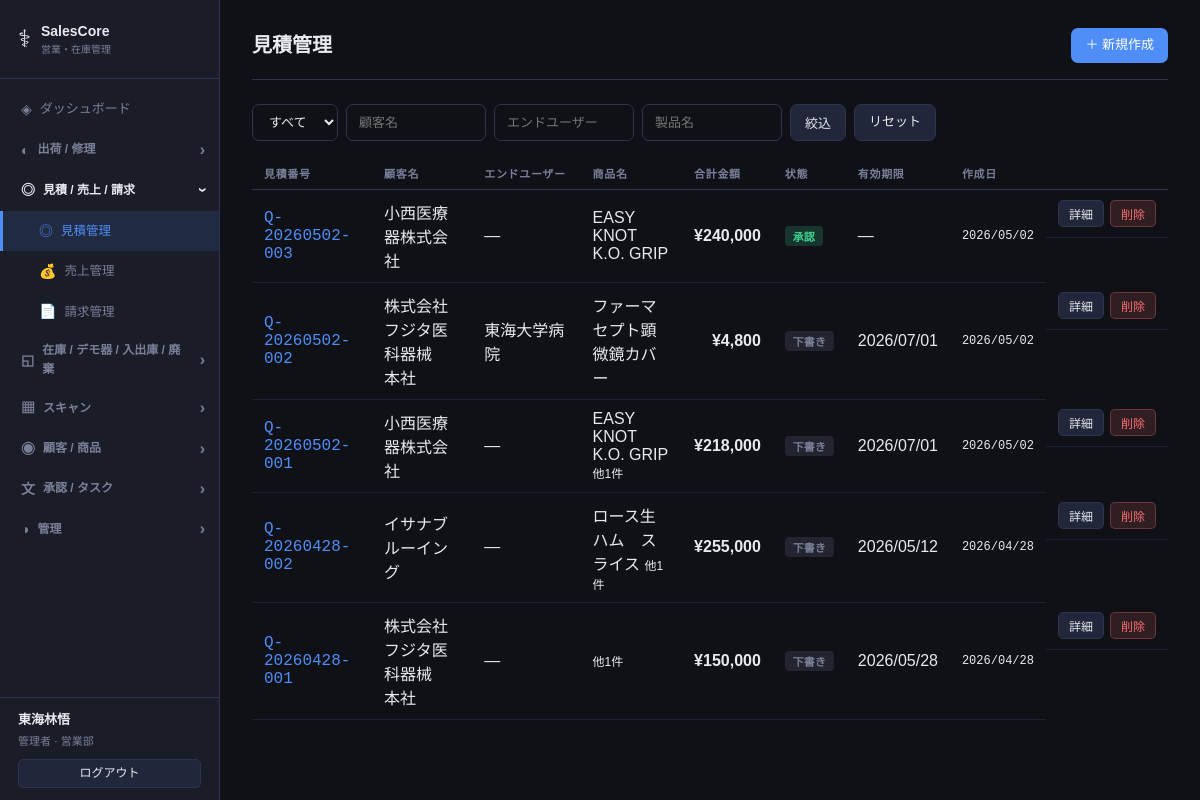
Page /quotes (signed in) on the committed database.
### models.py (models this page shows)
class Base(DeclarativeBase):
    pass

class Staff(Base):
    __tablename__ = "staffs"
    id = Column(Integer, primary_key=True, autoincrement=True)
    name = Column(String(100), nullable=False)
    login_id = Column(String(50), unique=True, nullable=False)
    password_hash = Column(String(200), nullable=False)
    role = Column(String(20), default="user")
    department = Column(String(100), nullable=True)
    email = Column(String(200), nullable=True)
    is_active = Column(Boolean, default=True)
    last_active_at = Column(DateTime, nullable=True)
    last_active_page = Column(String(200), nullable=True)
    created_at = Column(DateTime, default=datetime.now)

class Quote(Base):
    __tablename__ = "quotes"
    id = Column(Integer, primary_key=True, autoincrement=True)
    quote_number = Column(String(50), unique=True)
    customer_id = Column(Integer, ForeignKey("customers.id"))
    end_user_id = Column(Integer, ForeignKey("customers.id"), nullable=True)
    status = Column(String(20), default="draft")
    total_amount = Column(Float, default=0.0)
    valid_until = Column(Date, nullable=True)
    notes = Column(Text, nullable=True)
    created_at = Column(DateTime, default=datetime.now)
    staff_name = Column(String(100), nullable=True)
    customer = relationship("Customer", back_populates="quotes", foreign_keys=[customer_id])  # ← foreign_keys追加
    end_user = relationship("Customer", foreign_keys=[end_user_id])
    items = relationship("QuoteItem", back_populates="quote", cascade="all, delete-orphan")

class Customer(Base):
    __tablename__ = "customers"
    id = Column(Integer, primary_key=True, autoincrement=True)
    name = Column(String(200), nullable=False)
    category = Column(String(50), default="hospital")  # hospital / supplier
    phone = Column(String(50), nullable=True)
    email = Column(String(200), nullable=True)
    address = Column(Text, nullable=True)
    trading_terms = Column(Text, nullable=True)  # 取引条件
    notes = Column(Text, nullable=True)
    created_at = Column(DateTime, default=datetime.now)
    staff_id = Column(Integer, ForeignKey("staffs.id"), nullable=True)
    staff = relationship("Staff")
    quotes = relationship("Quote", back_populates="customer", foreign_keys="Quote.customer_id")

class Product(Base):
    __tablename__ = "products"
    id = Column(Integer, primary_key=True, autoincrement=True)
    name = Column(String(200), nullable=False)
    category = Column(String(50), nullable=False)
    sku = Column(String(100), unique=True, nullable=True)
    unit_price = Column(Float, nullable=False)
    unit = Column(String(20), nullable=True)
    stock_alert_threshold = Column(Integer, default=10)
    alert_enabled = Column(Boolean, default=True, nullable=False)
    tracking_type = Column(String(20), default="none")
    maker = Column(String(200), nullable=True)
    jan_code = Column(String(50), nullable=True)          # JANコード
    approval_number = Column(String(100), nullable=True)  # 承認番号 / 認証番号
    device_class = Column(String(20), nullable=True)      # クラス分類: misc/1/2/3/4
    sales_role = Column(String(20), nullable=True)        # maker / distributor
    model_spec = Column(Text, nullable=True)              # 型式・仕様
    sterility = Column(String(20), nullable=True)         # 滅菌状態: sterile / non_sterile
    notes = Column(Text, nullable=True)
    created_at = Column(DateTime, default=datetime.now)
    inventory = relationship("Inventory", back_populates="product", uselist=False)
    inventory_histories = relationship("InventoryHistory", back_populates="product")
    quote_items = relationship("QuoteItem", back_populates="product")
    shipments = relationship("Shipment", back_populates="product")

### routers/quotes.py (the view)
@router.get("/quotes", response_class=HTMLResponse)
def list_quotes(
    request: Request,
    db: Session = Depends(get_db),
    status: str = "",
    customer: str = "",
    end_user: str = "",
    product: str = "",
):
    quotes = crud.get_quotes(db, status=status, customer=customer, end_user=end_user, product=product)
    return templates.TemplateResponse("quotes/list.html", {
        "request": request,
        "quotes": quotes,
        "status": status,
        "customer": customer,
        "end_user": end_user,
        "product": product,
    })

### templates/quotes/list.html (shortened to what this page needs)
﻿{% extends "base.html" %}
{% block content %}
<div class="page-header">
  <h1 class="page-title">見積管理</h1>
  <a href="/quotes/new" class="btn btn-primary">＋ 新規作成</a>
</div>
<div class="filter-bar">
  <form method="get" class="filter-form">
    <select name="status" class="select">
      <option value="">すべて</option>
    </select>
    <input type="text" name="customer"  class="input" placeholder="顧客名"         value="{{ customer }}"  style="width:140px">
    <input type="text" name="end_user"  class="input" placeholder="エンドユーザー"  value="{{ end_user }}"  style="width:140px">
    <input type="text" name="product"   class="input" placeholder="製品名"          value="{{ product }}"   style="width:140px">
    <button type="submit" class="btn btn-ghost">絞込</button>
    <a href="/quotes" class="btn btn-ghost">リセット</a>
  </form>
</div>
<div class="table-wrap">
  <table class="table">
    <thead>
      <tr>
        <th>見積番号</th>
        <th>顧客名</th>
        <th>エンドユーザー</th>
        <th>商品名</th>
        <th>合計金額</th>
        <th>状態</th>
        <th>有効期限</th>
        <th>作成日</th>
        <th></th>
      </tr>
    </thead>
    <tbody>
      {% for q in quotes %}
      <tr>
        <td class="mono"><a href="/quotes/{{ q.id }}" class="link">{{ q.quote_number }}</a></td>
        <td>{{ q.customer.name }}</td>
        <td>{{ q.end_user.name if q.end_user else "―" }}</td>
        <td>
          {% if q.items %}
            {{ q.items[0].product.name }}
            {% if q.items|length > 1 %}
              <span class="text-sm" style="color:var(--color-text-secondary)">他{{ q.items|length - 1 }}件</span>
            {% endif %}
          {% else %}―{% endif %}
        </td>
        <td class="text-right fw-bold">¥{{ "{:,.0f}".format(q.total_amount) }}</td>
        <td><span class="badge badge-{{ q.status }}">{{ {"draft":"下書き","sent":"送付済","accepted":"承認","rejected":"却下"}[q.status] }}</span></td>
        <td>{{ q.valid_until.strftime("%Y/%m/%d") if q.valid_until else "―" }}</td>
        <td class="mono text-sm">{{ q.created_at.strftime("%Y/%m/%d") }}</td>
        <td class="actions">
          <a href="/quotes/{{ q.id }}" class="btn btn-sm btn-ghost">詳細</a>
          <form method="post" action="/quotes/{{ q.id }}/delete" style="display:inline" onsubmit="return confirm('削除しますか？')">
            <button class="btn btn-sm btn-danger">削除</button>
          </form>
        </td>
      </tr>
      {% else %}
      <tr><td colspan="9" class="empty">見積がありません</td></tr>
      {% endfor %}
    </tbody>
  </table>
</div>
{% endblock %}

### templates/base.html (shortened to what this page needs)
<!DOCTYPE html>
<html lang="ja">
<head>
  <link rel="stylesheet" href="/static/css/style.css">
</head>
<body>
  <nav class="sidebar" id="sidebar">
    <div class="logo">
      <span class="logo-icon">⚕</span>
      <div>
        <div class="logo-title">SalesCore</div>
        <div class="logo-sub">営業・在庫管理</div>
      </div>
    </div>
    <ul class="nav-list">
      <li><a href="/" class="nav-link {% if request.url.path == '/' %}active{% endif %}" onclick="closeMenu()"><span class="nav-icon">◈</span> ダッシュボード</a></li>
      {% set grp1_active = ('/shipments' in request.url.path and '/repairs' not in request.url.path) or '/repairs' in request.url.path %}
      <li class="nav-group-item">
        <div class="nav-group-header {% if grp1_active %}open{% endif %}" onclick="toggleGroup('grp-shipment')">
          <span class="nav-icon">◐</span> 出荷 / 修理 <span class="nav-arrow">›</span>
        </div>
      </li>
      {% set grp2_active = '/quotes' in request.url.path or '/sales' in request.url.path or '/invoices' in request.url.path %}
      <li class="nav-group-item">
        <div class="nav-group-header {% if grp2_active %}open{% endif %}" onclick="toggleGroup('grp-sales')">
          <span class="nav-icon">◎</span> 見積 / 売上 / 請求 <span class="nav-arrow">›</span>
        </div>
        <ul class="nav-group {% if grp2_active %}open{% endif %}" id="grp-sales">
          <li><a href="/quotes"   class="nav-link {% if '/quotes'   in request.url.path %}active{% endif %}" onclick="closeMenu()"><span class="nav-icon">◎</span> 見積管理</a></li>
          <li><a href="/sales"    class="nav-link {% if '/sales'    in request.url.path %}active{% endif %}" onclick="closeMenu()"><span class="nav-icon">💰</span> 売上管理</a></li>
          <li><a href="/invoices" class="nav-link {% if '/invoices' in request.url.path %}active{% endif %}" onclick="closeMenu()"><span class="nav-icon">📄</span> 請求管理</a></li>
        </ul>
      </li>
      {% set grp3_active = request.url.path == '/inventory' or 'history' in request.url.path or 'disposal' in request.url.path or '/demo' in request.url.path %}
      <li class="nav-group-item">
        <div class="nav-group-header {% if grp3_active %}open{% endif %}" onclick="toggleGroup('grp-inventory')">
          <span class="nav-icon">◱</span> 在庫 / デモ器 / 入出庫 / 廃棄 <span class="nav-arrow">›</span>
        </div>
      </li>
      {% set grp4_active = '/barcode' in request.url.path %}
      <li class="nav-group-item">
        <div class="nav-group-header {% if grp4_active %}open{% endif %}" onclick="toggleGroup('grp-scan')">
          <span class="nav-icon">▦</span> スキャン <span class="nav-arrow">›</span>
        </div>
      </li>
      {% set grp5_active = '/customers' in request.url.path or '/products' in request.url.path %}
      <li class="nav-group-item">
        <div class="nav-group-header {% if grp5_active %}open{% endif %}" onclick="toggleGroup('grp-customer')">
          <span class="nav-icon">◉</span> 顧客 / 商品 <span class="nav-arrow">›</span>
        </div>
      </li>
      {% set grp6_active = '/approval' in request.url.path or '/tasks' in request.url.path %}
      <li class="nav-group-item">
        <div class="nav-group-header {% if grp6_active %}open{% endif %}" onclick="toggleGroup('grp-approval')">
          <span class="nav-icon">文</span> 承認 / タスク <span class="nav-arrow">›</span>
        </div>
      </li>
      {% if request.state.staff and request.state.staff["role"] == "admin" %}
      {% set grp7_active = '/staff' in request.url.path %}
      <li class="nav-group-item">
        <div class="nav-group-header {% if grp7_active %}open{% endif %}" onclick="toggleGroup('grp-admin')">
          <span class="nav-icon">◑</span> 管理 <span class="nav-arrow">›</span>
        </div>
      </li>
      {% endif %}
    </ul>
    <div class="sidebar-user">
      {% if request.state.staff %}
      <div class="sidebar-user-name">{{ request.state.staff["name"] }}</div>
      <div class="sidebar-user-role">{{ "管理者" if request.state.staff["role"] == "admin" else "一般" }}{% if request.state.staff["department"] %} · {{ request.state.staff["department"] }}{% endif %}</div>
      <a href="/logout" class="btn btn-ghost btn-sm" style="margin-top:8px;width:100%;justify-content:center">ログアウト</a>
      {% endif %}
    </div>
  </nav>
  <main class="main">
    <div class="content">
      {% block content %}{% endblock %}
    </div>
  </main>
</body>
</html>

### static/css/style.css (style rules this page uses)
*, *::before, *::after { box-sizing: border-box; margin: 0; padding: 0; }
body { font-family: var(--font); background: var(--bg); color: var(--text); display: flex; min-height: 100vh; font-size: 14px; line-height: 1.6; }
.sidebar { width: 220px; min-height: 100vh; background: var(--surface); border-right: 1px solid var(--border); display: flex; flex-direction: column; position: fixed; left: 0; top: 0; bottom: 0; z-index: 100; transition: transform .25s; }
.logo { display: flex; align-items: center; gap: 10px; padding: 20px 18px; border-bottom: 1px solid var(--border); }
.logo-icon { font-size: 24px; }
.logo-title { font-size: 14px; font-weight: 700; }
.logo-sub { font-size: 10px; color: var(--text-muted); }
.nav-list { list-style: none; padding: 10px 0; flex: 1; overflow-y: auto; }
.nav-link { display: flex; align-items: center; gap: 8px; padding: 9px 18px; color: var(--text-muted); text-decoration: none; font-size: 13px; transition: all .15s; border-left: 3px solid transparent; }
.nav-link.active { background: rgba(79,142,247,.12); color: var(--accent); border-left-color: var(--accent); }
.nav-icon { font-size: 14px; }
.nav-group-item { list-style: none; }
.nav-group-header { display: flex; align-items: center; gap: 8px; padding: 9px 14px 9px 18px; font-size: 12px; font-weight: 700; color: var(--text-muted); cursor: pointer !important; user-select: none; border-left: 3px solid transparent; transition: background .15s, color .15s; }
.nav-group-header.open { color: var(--text); }
.nav-arrow { margin-left: auto; font-size: 16px; transition: transform .2s; display: inline-block; line-height: 1; pointer-events: none; }
.nav-group-header.open .nav-arrow { transform: rotate(90deg); }
.nav-group { list-style: none; padding: 0; display: none; }
.nav-group.open { display: block; }
.nav-group .nav-link { padding-left: 36px; font-size: 12.5px; }
.main { margin-left: 220px; flex: 1; min-width: 0; }
.content { padding: 28px 32px; max-width: 1200px; }
.page-header { display: flex; align-items: center; justify-content: space-between; margin-bottom: 24px; padding-bottom: 16px; border-bottom: 1px solid var(--border); flex-wrap: wrap; gap: 10px; }
.page-title { font-size: 20px; font-weight: 700; }
.table-wrap { overflow-x: auto; -webkit-overflow-scrolling: touch; }
.table { width: 100%; border-collapse: collapse; min-width: 500px; }
.table th { text-align: left; font-size: 11px; font-weight: 600; color: var(--text-muted); text-transform: uppercase; letter-spacing: .06em; padding: 8px 12px; border-bottom: 1px solid var(--border); white-space: nowrap; }
.table td { padding: 10px 12px; border-bottom: 1px solid rgba(46,51,80,.5); vertical-align: middle; }
.badge { display: inline-flex; align-items: center; padding: 2px 8px; border-radius: 4px; font-size: 11px; font-weight: 600; white-space: nowrap; }
.badge-draft { background: rgba(122,128,153,.18); color: var(--text-muted); }
.badge-accepted { background: rgba(62,207,142,.18); color: var(--success); }
.btn { display: inline-flex; align-items: center; gap: 6px; padding: 7px 14px; border-radius: 7px; font-size: 13px; font-weight: 500; border: none; cursor: pointer; text-decoration: none; transition: all .15s; white-space: nowrap; }
.btn-primary { background: var(--accent); color: #fff; }
.btn-ghost { background: var(--surface2); color: var(--text); border: 1px solid var(--border); }
.btn-danger { background: rgba(247,111,111,.15); color: var(--danger); border: 1px solid rgba(247,111,111,.3); }
.btn-sm { padding: 4px 10px; font-size: 12px; border-radius: 5px; }
.input, .select, .textarea { background: var(--bg); border: 1px solid var(--border); color: var(--text); border-radius: 7px; padding: 8px 12px; font-size: 13px; font-family: inherit; transition: border-color .15s; width: 100%; }
.filter-bar { margin-bottom: 16px; }
.filter-form { display: flex; gap: 8px; flex-wrap: wrap; }
.filter-form .input { max-width: 220px; }
.filter-form .select { width: auto; }
.link { color: var(--accent); text-decoration: none; }
.mono { font-family: var(--mono); }
.text-sm { font-size: 12px; }
.text-right { text-align: right; }
.fw-bold { font-weight: 700; }
.actions { display: flex; gap: 6px; white-space: nowrap; }
.sidebar-user { padding: 12px 18px; border-top: 1px solid var(--border); margin-top: auto; }
.sidebar-user-name { font-size: 13px; font-weight: 700; color: var(--text); }
.sidebar-user-role { font-size: 11px; color: var(--text-muted); margin-top: 2px; }

### rows in the picture
Staff: state.staff.name "東海林悟", role "管理者", state.staff.department "営業部"
Quote: quote_number "Q-20260502-003", customer.name "小西医療器株式会社", end_user "―", name "EASY KNOT K.O. GRIP", total_amount "240,000", status "承認", valid_until "―", created_at "2026/05/02"
Quote: quote_number "Q-20260502-002", customer.name "株式会社 フジタ医科器械 本社", end_user "東海大学病院", name "ファーマセプト顕微鏡カバー", total_amount "4,800", status "下書き", valid_until "2026/07/01", created_at "2026/05/02"
Quote: quote_number "Q-20260502-001", customer.name "小西医療器株式会社", end_user "―", name "EASY KNOT K.O. GRIP", items|length "1", total_amount "218,000", status "下書き", valid_until "2026/07/01", created_at "2026/05/02"
Quote: quote_number "Q-20260428-002", customer.name "イサナブルーイング", end_user "―", name "ロース生ハム スライス", items|length "1", total_amount "255,000", status "下書き", valid_until "2026/05/12", created_at "2026/04/28"
Quote: quote_number "Q-20260428-001", customer.name "株式会社 フジタ医科器械 本社", end_user "―", items|length "1", total_amount "150,000", status "下書き", valid_until "2026/05/28", created_at "2026/04/28"
